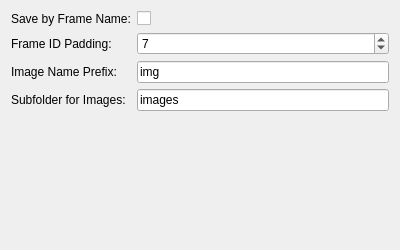
<?xml version="1.0" encoding="UTF-8"?>
<ui version="4.0">
 <class>MediaExport_Widget</class>
 <widget class="QWidget" name="MediaExport_Widget">
  <property name="geometry">
   <rect>
    <x>0</x>
    <y>0</y>
    <width>400</width>
    <height>250</height>
   </rect>
  </property>
  <property name="windowTitle">
   <string>Media Export Options</string>
  </property>
  <layout class="QVBoxLayout" name="verticalLayout">
   <item>
    <layout class="QGridLayout" name="gridLayout">
     <item row="0" column="0">
      <widget class="QLabel" name="label_save_by_frame_name">
       <property name="text">
        <string>Save by Frame Name:</string>
       </property>
      </widget>
     </item>
     <item row="0" column="1">
      <widget class="QCheckBox" name="save_by_frame_name_checkbox">
       <property name="toolTip">
        <string>If checked, uses the original frame name/ID from media source. If unchecked, uses prefix + padded number.</string>
       </property>
      </widget>
     </item>
     <item row="1" column="0">
      <widget class="QLabel" name="label_frame_id_padding">
       <property name="text">
        <string>Frame ID Padding:</string>
       </property>
      </widget>
     </item>
     <item row="1" column="1">
      <widget class="QSpinBox" name="frame_id_padding_spinbox">
       <property name="toolTip">
        <string>Number of digits for frame number in filename (e.g., 7 for 0000001.png).</string>
       </property>
       <property name="minimum">
        <number>1</number>
       </property>
       <property name="maximum">
        <number>10</number>
       </property>
       <property name="value">
        <number>7</number>
       </property>
      </widget>
     </item>
     <item row="2" column="0">
      <widget class="QLabel" name="label_image_name_prefix">
       <property name="text">
        <string>Image Name Prefix:</string>
       </property>
      </widget>
     </item>
     <item row="2" column="1">
      <widget class="QLineEdit" name="image_name_prefix_edit">
       <property name="toolTip">
        <string>Prefix for image filenames when not saving by original frame name (e.g., &quot;img_&quot;).</string>
       </property>
       <property name="text">
        <string>img</string>
       </property>
      </widget>
     </item>
     <item row="3" column="0">
      <widget class="QLabel" name="label_image_folder">
       <property name="text">
        <string>Subfolder for Images:</string>
       </property>
      </widget>
     </item>
     <item row="3" column="1">
      <widget class="QLineEdit" name="image_folder_edit">
       <property name="toolTip">
        <string>Name of the subfolder where images will be saved (e.g., &quot;frames&quot;, &quot;images&quot;).</string>
       </property>
       <property name="text">
        <string>images</string>
       </property>
      </widget>
     </item>
    </layout>
   </item>
   <item>
    <spacer name="verticalSpacer">
     <property name="orientation">
      <enum>Qt::Orientation::Vertical</enum>
     </property>
     <property name="sizeHint" stdset="0">
      <size>
       <width>20</width>
       <height>40</height>
      </size>
     </property>
    </spacer>
   </item>
  </layout>
 </widget>
 <resources/>
 <connections/>
</ui>
